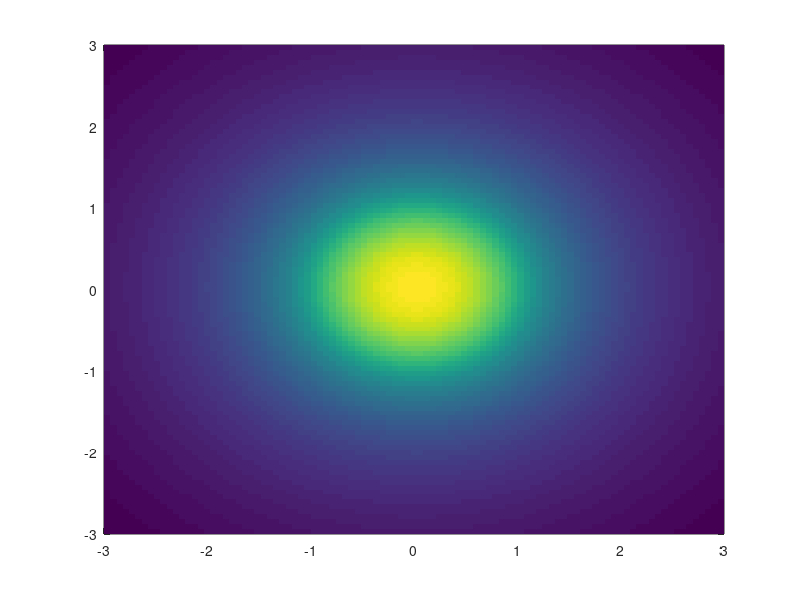
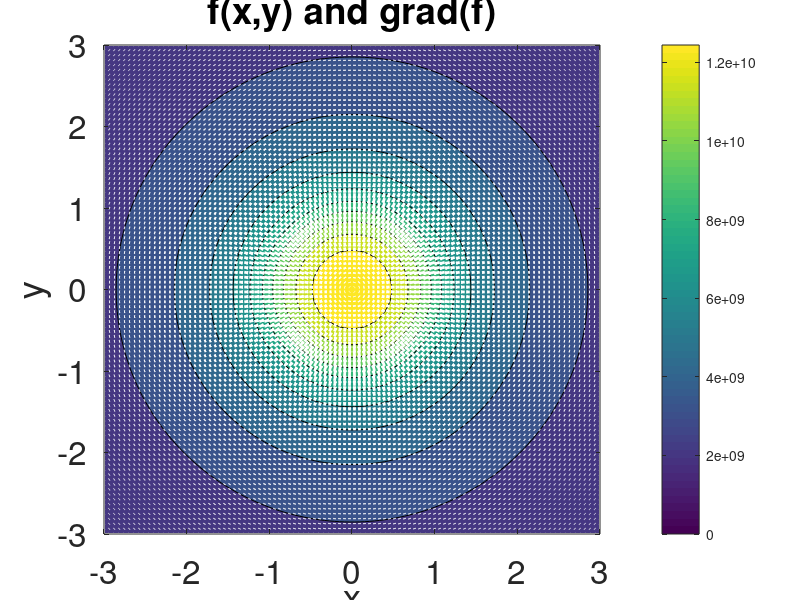
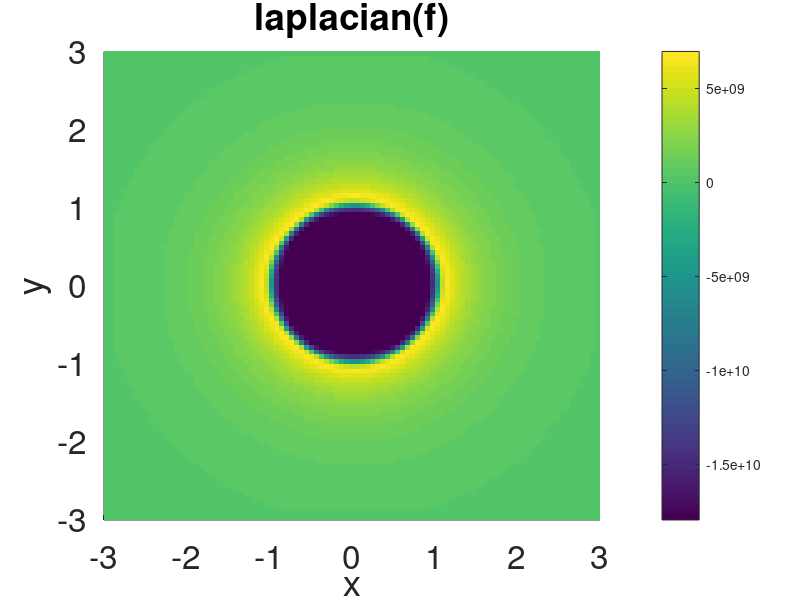

Recreate these plots in MATLAB, in order.
%% Multidimensional function and partial derivatives:  grad and div (laplacian and curl also useful)
lx=100;
ly=100;
% lz=100;

%constants
Q=1;
a=1;
e0=8.854.*10.^(-12);

x = linspace(-3*a,3*a,lx);
y = linspace(-3*a,3*a,ly);
% z = linspace(-3*a,3*a,lz);
[X,Y]=meshgrid(x,y);
%f=exp(-(X.^2)/2/2).*exp(-Y.^2/2/1);

f = zeros(100,100);
for i=1:100
    for j=1:100
        if (sqrt(x(i).^2 +y(j).^2) < a)
            f(i,j) = Q/(4.*pi.*e0.*a) - Q/(8.*pi.*e0.*a.^3).*(x(i).^2+y(j).^2-a.^2); 
        else
            f(i,j) = Q/(4.*pi.*e0.*sqrt(x(i).^2 +y(j).^2));
        end %if 
    end %for
end %for

%% plotter
figure(1);
pcolor(x,y,f);
shading flat;

figure(2);
contourf(x,y,f);
xlabel('x');
ylabel('y');
title('f(x,y) and grad(f)');
colorbar;

%gradient of scalar function
dx=x(2)-x(1);
dy=y(2)-y(1);
% dz=z(2)-z(1);

%% Gradient
gradx=zeros(size(f));
grady=zeros(size(f));
% gradz=zeros(size(f));

%x component of gradient
gradx(:,1)=(f(:,2)-f(:,1))/dx;
for ix=2:lx-1
    gradx(:,ix)=(f(:,ix+1)-f(:,ix-1))/2/dx;    %\partial/\partial x
end %for
gradx(:,lx)=(f(:,lx)-f(:,lx-1))/dx;

%y component of gradient
grady(1,:)=(f(2,:)-f(1,:))/dy;
for iy=2:ly-1
    grady(iy,:)=(f(iy+1,:)-f(iy-1,:))/2/dy;    %\partial/\partial y
end %for
grady(ly,:)=(f(ly,:)-f(ly-1,:))/dy;

%z component of gradient
% gradz(1,:)=(f(2,:)-f(1,:))/dz;
% for iz=2:lz-1
%     gradz(iz,:)=(f(iz+1,:)-f(iz-1,:))/2/dz;    %\partial/\partial y
% end %for
% gradz(lz,:)=(f(lz,:)-f(lz-1,:))/dz;

%add quiver on top of color plot
hold on;
quiver(X,Y,gradx,grady,'Color','white','LineWidth',2);
set(gca,'FontSize',24);
hold off;

%% Take the Laplacian by taking divergence of the previously computed gradient
f=gradx;
g=grady;
% h=gradz;

%x-derivative part of the divergence
divx=zeros(size(f));
divx(:,1)=(f(:,2)-f(:,1))/dx;
for ix=2:lx-1
    divx(:,ix)=(f(:,ix+1)-f(:,ix-1))/2/dx;
end %for
divx(:,lx)=(f(:,lx)-f(:,lx-1))/dx;

%y-derivative part of the divergence
divy=zeros(size(y));
divy(1,:)=(g(2,:)-g(1,:))/dy;
for iy=2:ly-1
    divy(iy,:)=(g(iy+1,:)-g(iy-1,:))/2/dy;
end %for
divy(ly,:)=(g(ly,:)-g(ly-1,:))/dy;


% z-derivative part of the divergence 
% divz=zeros(size(z));
% divz(1,:)=(h(2,:)-h(1,:))/dz;
% for iz=2:lz-1
%     divz(iz,:)=(h(iz+1,:)-h(iz-1,:))/2/dz;
% end %for
% divz(lz,:)=(h(lz,:)-h(lz-1,:))/dz;

div=divx+divy;    %this is really laplacian b/c input is gradient

figure(4);
surface(x,y,div);
set(gca,'FontSize',24);
xlabel('x');
ylabel('y');
zlabel('z');
title('laplacian(f)');
colorbar;
shading flat; 